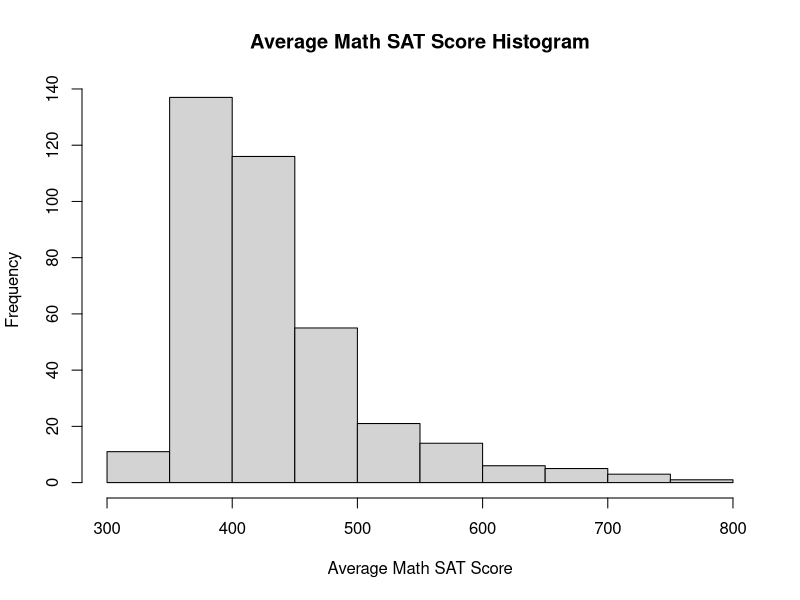
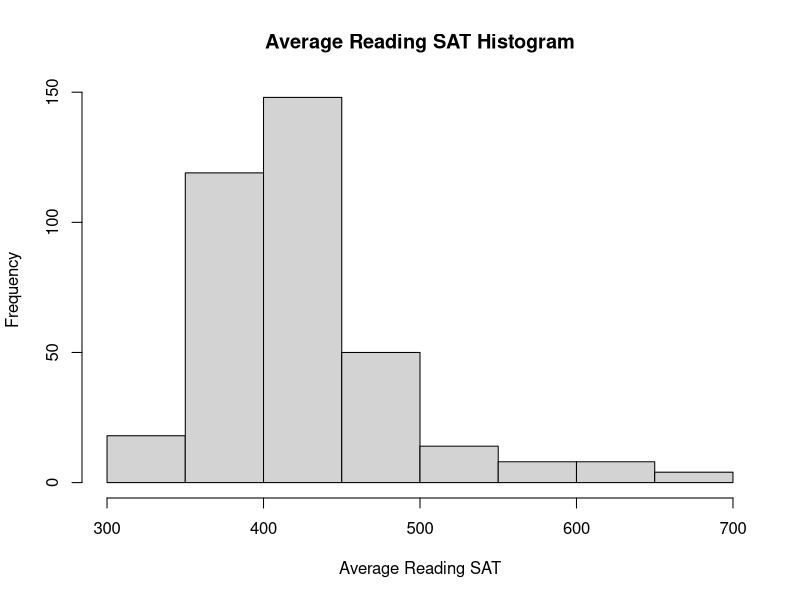
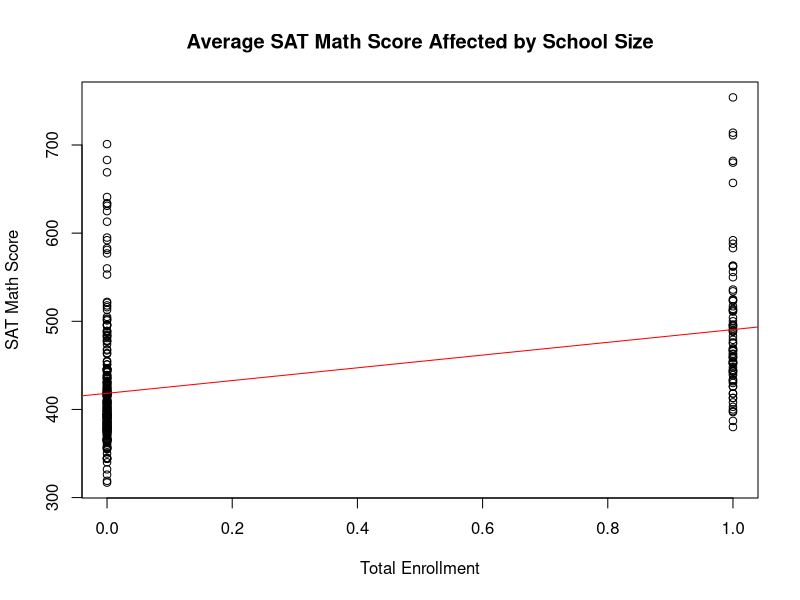
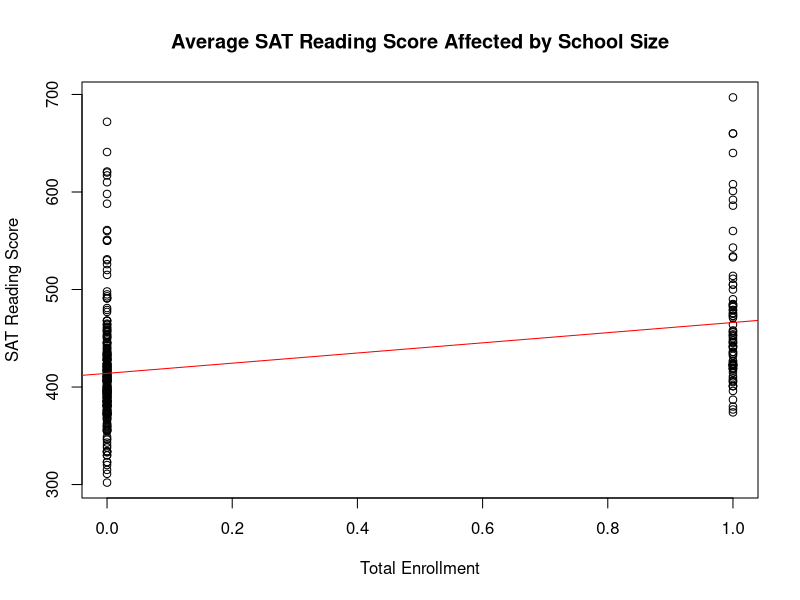
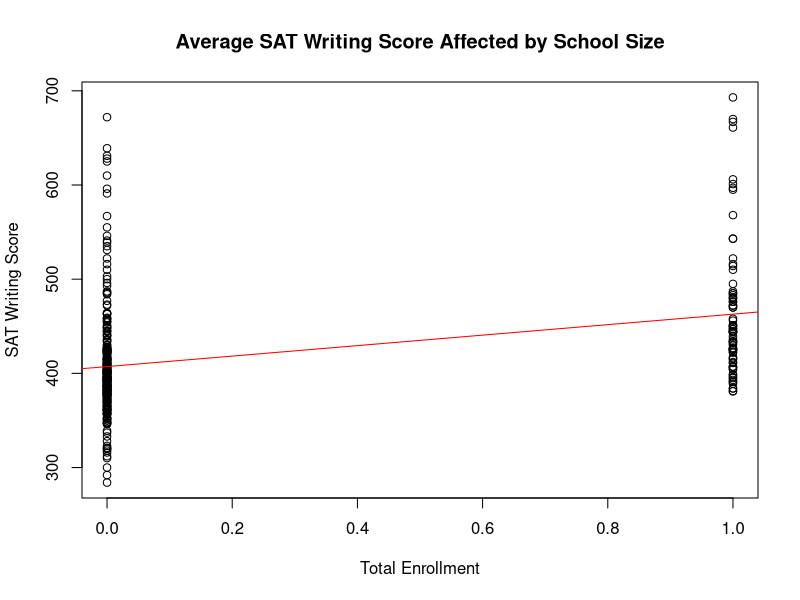

R code for these plots, in order:
setwd("C:/Users/horac/Desktop/ECO321")

data_scores <- read.table("scores.csv", sep=",", header = TRUE)
data_school_temporary <- read.table("2013_-_2018_Demographic_Snapshot_School.csv", sep=",", header = TRUE, fill = TRUE)

#below are packages for modeling ols.fit under heteroskedastic robust standards
library(sandwich)
library(lmtest)
library(e1071) #package for modelling skewness
library(car) #to test single restrictions on multiple coefficients


#filter out only the 2014-15 years inside the school demographic csv file
filter_out_data_schools<-data_school_temporary[(data_school_temporary$Year=="2014-15"),]

#combining both datasets using the school ID/DBN (b/c some school names are spelled differently between datasets)
data_final_scores_and_schools<- merge(x=data_scores,y=filter_out_data_schools,by.x='School.ID',by.y='DBN')

#getting rid of one of the columns for school names because once merged, 
#there are two columns for names, enrollment, and percentages of race
actual_data_used <- data_final_scores_and_schools[,-c(2, 14, 15, 16, 17, 18)]
attach(actual_data_used)


#################################################################################################################


#basic stats about data used (Average SAT Math score at school)
summary(actual_data_used$"Average.Score..SAT.Math.")
sd(actual_data_used$"Average.Score..SAT.Math.", na.rm=TRUE) #finding standard deviation but ignoring null values
hist(actual_data_used$"Average.Score..SAT.Math.", 
     main = "Average Math SAT Score Histogram", 
     xlab = "Average Math SAT Score",
     freq = TRUE)
skewness(actual_data_used$"Average.Score..SAT.Math.", na.rm=TRUE)
SAT_Math_mean <- mean(actual_data_used$"Average.Score..SAT.Math.", na.rm=TRUE) #finding the mean and setting it to a variable
SAT_Math_var <- var(actual_data_used$"Average.Score..SAT.Math.", na.rm=TRUE) #finding the variance and setting it to a variable
SAT_Math_mean_ci <- SAT_Math_mean + sqrt(SAT_Math_var) * c(-1.96,1.96) #this is the confidence interval at 95%
SAT_Math_pop_ci <- 400 + sqrt(SAT_Math_var) * c(-1.96,1.96) #hypothesis that true population mean is 400

#basic stats about data used (Average SAT Reading score at school)
summary(actual_data_used$"Average.Score..SAT.Reading.")
sd(actual_data_used$"Average.Score..SAT.Reading.", na.rm=TRUE) #finding standard deviation but ignoring null values
hist(actual_data_used$"Average.Score..SAT.Reading.", 
     main = "Average Reading SAT Histogram", 
     xlab = "Average Reading SAT",
     freq = TRUE)
skewness(actual_data_used$"Average.Score..SAT.Reading.", na.rm=TRUE)
SAT_Reading_mean <- mean(actual_data_used$"Average.Score..SAT.Reading.", na.rm=TRUE) #finding the mean and setting it to a variable
SAT_Reading_var <- var(actual_data_used$"Average.Score..SAT.Reading.", na.rm=TRUE) #finding the variance and setting it to a variable
SAT_Reading_mean_ci <- SAT_Reading_mean + sqrt(SAT_Reading_var) * c(-1.96,1.96) #this is the confidence interval at 95%
SAT_Reading_pop_ci <- 450 + sqrt(SAT_Reading_var) * c(-1.96,1.96) #hypothesis that true population mean is 400

#basic stats about data used (Average SAT Writing score at school)
summary(actual_data_used$"Average.Score..SAT.Writing.")
sd(actual_data_used$"Average.Score..SAT.Writing.", na.rm=TRUE) #finding standard deviation but ignoring null values


#basic stats about data used (TotalEnrollment)
summary(actual_data_used$"TotalEnrollment")
#setting the total enrollment as the dummy variable that we are going to use later on for ols estimators
TotalEnroll <- ifelse(actual_data_used$TotalEnrollment < 700,0,1)
summary(TotalEnroll)
sd(TotalEnroll)

#basic stats about data used (Number of English Language Learners in the school)
summary(actual_data_used$"NumEnglishLanguageLearners")
sd(actual_data_used$"NumEnglishLanguageLearners")

#basic stats about data used (Number of students in poverty at school)
summary(actual_data_used$"NumPoverty")
sd(actual_data_used$"NumPoverty")

#basic stats about data used (Number of Asian students in schools)
summary(actual_data_used$"NumAsian")
sd(actual_data_used$"NumAsian")

#basic stats about data used (Number of White students in schools)
summary(actual_data_used$"NumWhite")
sd(actual_data_used$"NumWhite")

#basic stats about data used (Number of Black students in schools)
summary(actual_data_used$"NumBlack")
sd(actual_data_used$"NumBlack")

#basic stats about data used (Number of Hispanic students in schools)
summary(actual_data_used$"NumHispanic")
sd(actual_data_used$"NumHispanic")


#################################################################################################################


#ols data just comparing SAT Math scores with only student enrollment (dummy variable)
plot(TotalEnroll,actual_data_used$Average.Score..SAT.Math.,main='Average SAT Math Score Affected by School Size',xlab='Total Enrollment',ylab='SAT Math Score',type='p',cex=1,col='black')
ols.fit.Math <- lm(Average.Score..SAT.Math. ~ TotalEnroll, data = actual_data_used)
abline(ols.fit.Math, col='red')
summary(ols.fit.Math) #under homoskedasticity
sum.ols.hetero.Math <- coeftest(ols.fit.Math, vcov = vcovHC(ols.fit.Math, "HC1")) #under heteroskedastic robust standard error
tbeta1_SATMath <- ols.fit.Math$coefficients[2]/sum.ols.hetero.Math[[4]] #finding T-test for H0: beta1  = 0, fix alpha = 0.01
abs(tbeta1_SATMath)<qnorm(0.995)
CI_beta1_SATMath <- ols.fit.Math$coefficients[2] + sum.ols.hetero.Math[[4]]*c(-qnorm(0.975),qnorm(0.975)) #confidence interval at 95%


#ols data comparing SAT Math scores with student enrollment (dummy variable), number of students in ELL, number of students in poverty,
#number of Asian students, number of White students, number of Black students, and number of Hispanic students
ols.fit.Math.full <- lm(Average.Score..SAT.Math. ~ TotalEnroll + NumEnglishLanguageLearners +
                          NumPoverty + NumAsian + NumWhite + NumBlack + NumHispanic, data = actual_data_used)
summary(ols.fit.Math.full)
sum.ols.hetero.Math.full <- coeftest(ols.fit.Math.full, vcov = vcovHC(ols.fit.Math.full, "HC1")) #under heteroskedastic robust standard error
waldtest(ols.fit.Math.full, c("NumEnglishLanguageLearners","NumPoverty", "NumAsian", "NumWhite",
                              "NumBlack", "NumHispanic"), vcov = vcovHC(ols.fit.Math.full, "HC1"))
linearHypothesis(ols.fit.Math.full, vcov = vcovHC(ols.fit.Math.full, "HC1"),hypothesis.matrix = c(0,0,1,-1,0,0,0,0), rhs=0)

#################################################################################################################


#ols data just comparing SAT Reading scores with only student enrollment (dummy variable)
plot(TotalEnroll,actual_data_used$Average.Score..SAT.Reading.,main='Average SAT Reading Score Affected by School Size',xlab='Total Enrollment',ylab='SAT Reading Score',type='p',cex=1,col='black')
ols.fit.Reading <- lm(Average.Score..SAT.Reading. ~ TotalEnroll, data = actual_data_used)
abline(ols.fit.Reading, col='red')
summary(ols.fit.Reading) #under homoskedasticity
sum.ols.hetero.Reading <- coeftest(ols.fit.Reading, vcov = vcovHC(ols.fit.Reading, "HC1")) #under heteroskedastic robust standard error
tbeta1_SATReading <- ols.fit.Reading$coefficients[2]/sum.ols.hetero.Reading[[4]] #finding T-test for H0: beta1  = 0, fix alpha = 0.01
abs(tbeta1_SATReading)<qnorm(0.995)
CI_beta1_SATReading <- ols.fit.Reading$coefficients[2] + sum.ols.hetero.Reading[[4]]*c(-qnorm(0.975),qnorm(0.975)) #confidence interval at 95%

#ols data comparing SAT Reading scores with student enrollment (dummy variable), number of students in ELL, number of students in poverty,
#number of Asian students, number of White students, number of Black students, and number of Hispanic students
ols.fit.Reading.full <- lm(Average.Score..SAT.Reading. ~ TotalEnroll + NumEnglishLanguageLearners +
                          NumPoverty + NumAsian + NumWhite + NumBlack + NumHispanic, data = actual_data_used)
summary(ols.fit.Reading.full)
sum.ols.hetero.Reading.full <- coeftest(ols.fit.Reading.full, vcov = vcovHC(ols.fit.Math.full, "HC1")) #under heteroskedastic robust standard error
waldtest(ols.fit.Reading.full, c("NumEnglishLanguageLearners","NumPoverty", "NumAsian", "NumWhite",
                              "NumBlack", "NumHispanic"), vcov = vcovHC(ols.fit.Reading.full, "HC1"))
linearHypothesis(ols.fit.Reading.full, vcov = vcovHC(ols.fit.Reading.full, "HC1"),hypothesis.matrix = c(0,0,1,-1,0,0,0,0), rhs=0)


#################################################################################################################


#ols data just comparing SAT Writing scores with only student enrollment (dummy variable)
plot(TotalEnroll,actual_data_used$Average.Score..SAT.Writing.,main='Average SAT Writing Score Affected by School Size',xlab='Total Enrollment',ylab='SAT Writing Score',type='p',cex=1,col='black')
ols.fit.Writing <- lm(Average.Score..SAT.Writing. ~ TotalEnroll, data = actual_data_used)
abline(ols.fit.Writing, col='red')
summary(ols.fit.Writing)
sum.ols.hetero.Writing <- coeftest(ols.fit.Writing, vcov = vcovHC(ols.fit.Writing, "HC1")) #under heteroskedastic robust standard error
tbeta1_SATWriting <- ols.fit.Writing$coefficients[2]/sum.ols.hetero.Writing[[4]] #finding T-test for H0: beta1  = 0, fix alpha = 0.01
abs(tbeta1_SATWriting)<qnorm(0.995)
CI_beta1_SATWriting <- ols.fit.Writing$coefficients[2] + sum.ols.hetero.Writing[[4]]*c(-qnorm(0.975),qnorm(0.975)) #confidence interval at 95%

#ols data comparing SAT Writing scores with student enrollment (dummy variable), number of students in ELL, number of students in poverty,
#number of Asian students, number of White students, number of Black students, and number of Hispanic students
ols.fit.Writing.full <- lm(Average.Score..SAT.Writing. ~ TotalEnroll + NumEnglishLanguageLearners +
                          NumPoverty + NumAsian + NumWhite + NumBlack + NumHispanic, data = actual_data_used)
summary(ols.fit.Writing.full)
sum.ols.hetero.Writing.full <- coeftest(ols.fit.Writing.full, vcov = vcovHC(ols.fit.Writing.full, "HC1")) #under heteroskedastic robust standard error
waldtest(ols.fit.Writing.full, c("NumEnglishLanguageLearners","NumPoverty", "NumAsian", "NumWhite",
                              "NumBlack", "NumHispanic"), vcov = vcovHC(ols.fit.Writing.full, "HC1"))
linearHypothesis(ols.fit.Writing.full, vcov = vcovHC(ols.fit.Writing.full, "HC1"),hypothesis.matrix = c(0,0,1,-1,0,0,0,0), rhs=0)
